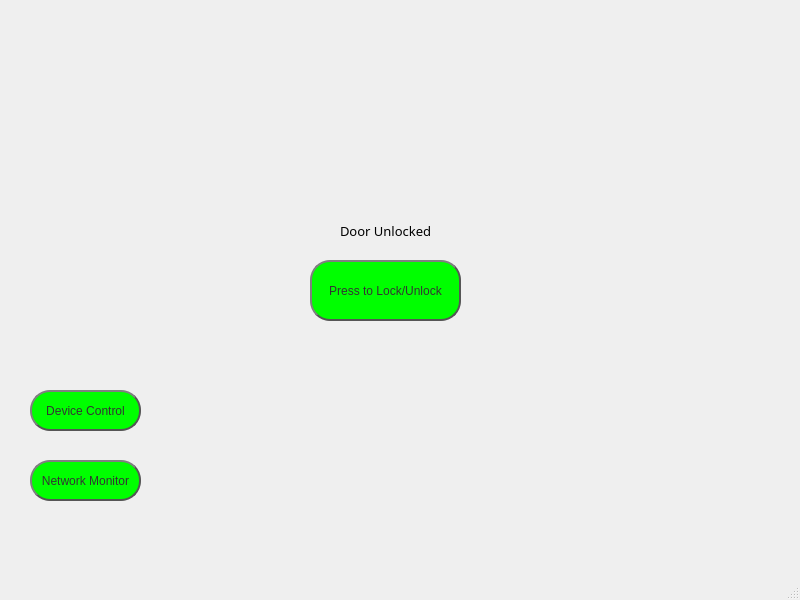
<?xml version="1.0" encoding="UTF-8"?>
<ui version="4.0">
 <class>MainWindow</class>
 <widget class="QMainWindow" name="MainWindow">
  <property name="geometry">
   <rect>
    <x>0</x>
    <y>0</y>
    <width>800</width>
    <height>600</height>
   </rect>
  </property>
  <property name="windowTitle">
   <string>MainWindow</string>
  </property>
  <widget class="QWidget" name="centralwidget">
   <widget class="QLabel" name="lockStatus">
    <property name="geometry">
     <rect>
      <x>340</x>
      <y>210</y>
      <width>101</width>
      <height>41</height>
     </rect>
    </property>
    <property name="font">
     <font>
      <family>Viner Hand ITC</family>
      <pointsize>10</pointsize>
     </font>
    </property>
    <property name="text">
     <string>Door Unlocked</string>
    </property>
   </widget>
   <widget class="QPushButton" name="door">
    <property name="geometry">
     <rect>
      <x>310</x>
      <y>260</y>
      <width>151</width>
      <height>61</height>
     </rect>
    </property>
    <property name="styleSheet">
     <string notr="true">QPushButton {
color: #333;
background-color: rgb(0, 255, 0);
border: 2px solid #555;
border-radius: 20px;
border-style: outset;
padding: 5px;
}

QPushButton:hover {
background: qradialgradient(
cx: 0.3, cy: -0.4, fx: 0.3, fy: -0.4,
radius: 1.35, stop: 0 #fff, stop: 1 #bbb
);
}</string>
    </property>
    <property name="text">
     <string>Press to Lock/Unlock</string>
    </property>
   </widget>
   <widget class="QPushButton" name="device">
    <property name="geometry">
     <rect>
      <x>30</x>
      <y>390</y>
      <width>111</width>
      <height>41</height>
     </rect>
    </property>
    <property name="styleSheet">
     <string notr="true">QPushButton {
color: #333;
background-color: rgb(0, 255, 0);
border: 2px solid #555;
border-radius: 20px;
border-style: outset;
padding: 5px;
}

QPushButton:hover {
background: qradialgradient(
cx: 0.3, cy: -0.4, fx: 0.3, fy: -0.4,
radius: 1.35, stop: 0 #fff, stop: 1 #bbb
);
}</string>
    </property>
    <property name="text">
     <string>Device Control</string>
    </property>
   </widget>
   <widget class="QPushButton" name="network">
    <property name="geometry">
     <rect>
      <x>30</x>
      <y>460</y>
      <width>111</width>
      <height>41</height>
     </rect>
    </property>
    <property name="styleSheet">
     <string notr="true">QPushButton {
color: #333;
background-color: rgb(0, 255, 0);
border: 2px solid #555;
border-radius: 20px;
border-style: outset;
padding: 5px;
}

QPushButton:hover {
background: qradialgradient(
cx: 0.3, cy: -0.4, fx: 0.3, fy: -0.4,
radius: 1.35, stop: 0 #fff, stop: 1 #bbb
);
}</string>
    </property>
    <property name="text">
     <string>Network Monitor</string>
    </property>
   </widget>
   <widget class="QLabel" name="label">
    <property name="geometry">
     <rect>
      <x>640</x>
      <y>420</y>
      <width>161</width>
      <height>141</height>
     </rect>
    </property>
    <property name="text">
     <string/>
    </property>
    <property name="pixmap">
     <pixmap>Capture (1).png</pixmap>
    </property>
    <property name="scaledContents">
     <bool>true</bool>
    </property>
   </widget>
  </widget>
  <widget class="QMenuBar" name="menubar">
   <property name="geometry">
    <rect>
     <x>0</x>
     <y>0</y>
     <width>800</width>
     <height>21</height>
    </rect>
   </property>
  </widget>
  <widget class="QStatusBar" name="statusbar"/>
 </widget>
 <resources/>
 <connections/>
</ui>
